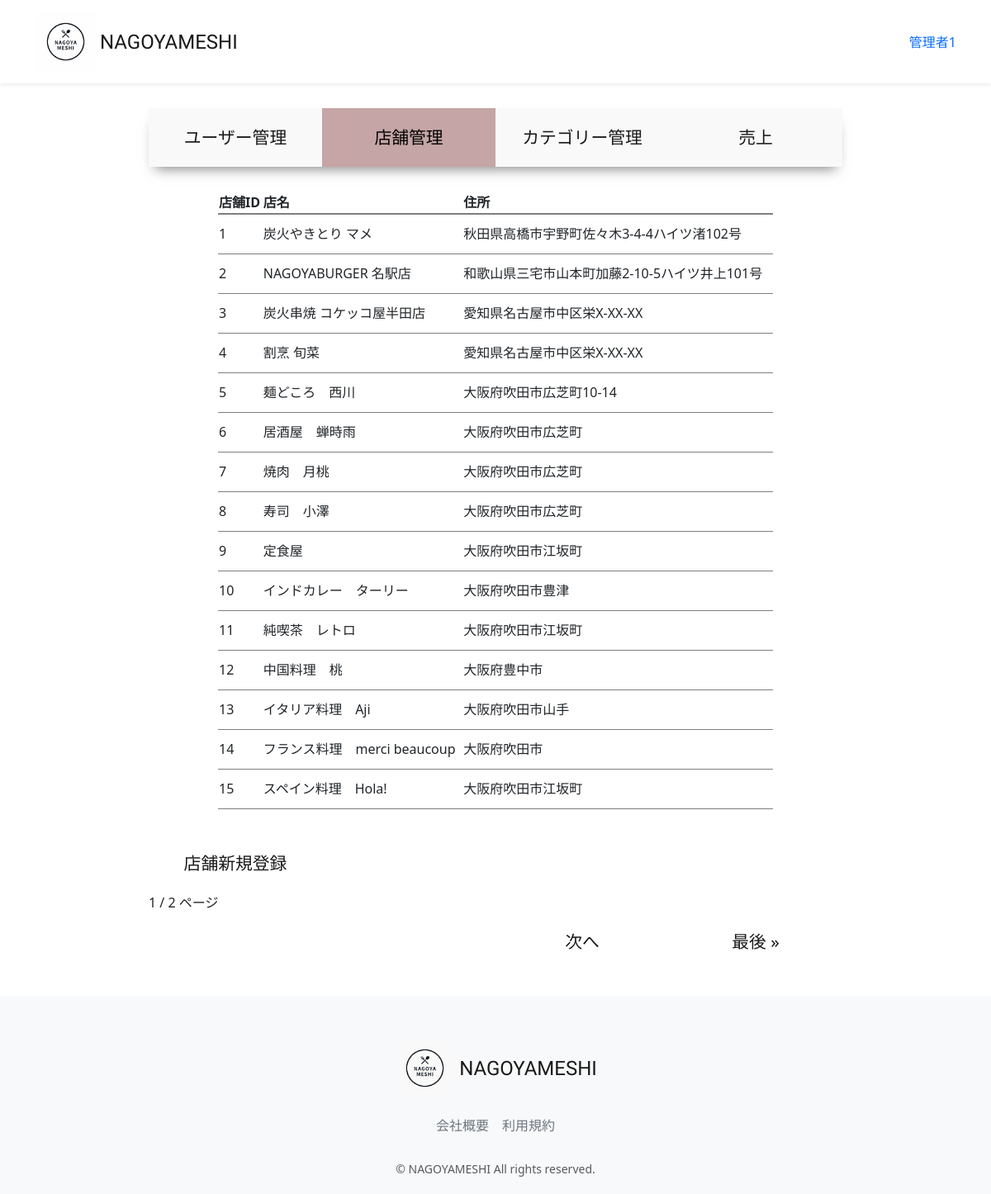
/accounts/management/restaurant-manage-list (signed in), run on the app's committed database.
### accounts/models.py (models this page shows, shortened)
class CustomUser(AbstractUser):
    user_name = models.CharField(max_length=128, null=True, blank=True,verbose_name='ユーザー名')
    hurigana = models.CharField(max_length=128, null=True, blank=True,verbose_name='フリガナ')
    zip_code = models.CharField(max_length=16, null=True, blank=True,verbose_name='郵便番号')
    address = models.CharField(max_length=255, null=True, blank=True,verbose_name='住所')
    phone_number = models.CharField(max_length=20, null=True, blank=True,verbose_name='電話番号')
    birthday = models.CharField(max_length=20, null=True, blank=True,verbose_name='誕生日')
    job = models.CharField(max_length=255, null=True, blank=True,verbose_name='職業')
    is_subscribed = models.BooleanField(default=False, verbose_name='有料会員')
    card_name = models.CharField(max_length=128, null=True, blank=True,verbose_name='カード名義')
    card_number = models.CharField(max_length=128, null=True, blank=True,verbose_name='カード番号')
    class Meta:
        verbose_name_plural = 'CustomUser'

### restaurant/models.py (models this page shows, shortened)
class Restaurant(models.Model):
    name = models.CharField(verbose_name='店舗名', max_length=64)
    description = models.CharField(verbose_name='説明', max_length=128)
    price_min = models.IntegerField(verbose_name="最低金額", default=1000)
    price_max = models.IntegerField(verbose_name="最高金額", default=5000)
    zip_code = models.CharField(verbose_name='郵便番号', max_length=32)
    address = models.CharField(verbose_name='住所', max_length=128)
    business_time = models.CharField(verbose_name='営業時間', max_length=64)
    close_day_of_week = models.CharField(verbose_name='定休日', max_length=32)
    seats_number = models.CharField(verbose_name='座席数', max_length=32)
    category = models.ForeignKey(Category, verbose_name='カテゴリー', on_delete=models.PROTECT)
    rate = models.FloatField(verbose_name='レート', default=0.0)
    review_num = models.IntegerField(verbose_name='レビュー数', default=0)
    reservation_num = models.IntegerField(verbose_name='予約数', default=0)
    photo = models.ImageField(verbose_name='写真', blank=True, null=True)
    created_at = models.DateTimeField(verbose_name='作成日時', auto_now_add=True)
    updated_at = models.DateTimeField(verbose_name='更新日時', auto_now=True)
    class Meta:
        verbose_name_plural = 'Restaurant'

### accounts/views.py (the view)
# urls.py: path("management/restaurant-manage-list",views.ManagementRestaurantListView.as_view(), name="restaurant_manage_list"),
class ManagementRestaurantListView(onlyMnagementUserMixin, generic.ListView):
    template_name = "management/restaurant_manage_list.html"
    model = Restaurant
    paginate_by = 15
    def get_context_data(self, **kwargs):
        context = super().get_context_data(**kwargs)
        context["selected"] = "restaurant"
        return context

### accounts/mixins.py (called while the page is built)
    def test_func(self):
        user = self.request.user
        return user.is_staff

### accounts/templates/management/restaurant_manage_list.html (shortened to what this page needs)
{% extends "management/manage_base.html" %}
{% load static %}
{% block sub_content %}
  <table class="manage_list">
    <thead>
      <th>店舗ID</th>
      <th>店名</th>
      <th>住所</th>
    </thead>
    <tbody>
      {% for restaurant in object_list %}
        <tr onclick="location.href='{% url 'restaurant_update' pk=restaurant.pk %}'">
            <td>{{ restaurant.pk }}</td>
            <td>{{ restaurant.name }}</td>
            <td>{{ restaurant.address }}</td>
        </tr>
      {% endfor %}
    </tbody>
  </table>
  <a class="new" href="{% url 'restaurant_create' %}">店舗新規登録</a><br>
  {{ page_obj.number }} / {{ page_obj.paginator.num_pages }} ページ
      <div class="paginate">
        {% if page_obj.has_next %}
          <a href="?page={{ page_obj.next_page_number }}">次へ</a>
          <a href="?page={{ page_obj.paginator.num_pages }}">最後 &raquo;</a>
        {% endif %}
      </div>
{% endblock %}

### restaurant/templates/layout/base.html (shortened to what this page needs)
{% load static %}
<!DOCTYPE html>
<html lang="ja">
  <head>
      <link href="https://cdn.jsdelivr.net/npm/bootstrap@5.3.3/dist/css/bootstrap.min.css" rel="stylesheet">
      <link href="{% static 'css/nagoyameshi.css' %}" rel="stylesheet">
  </head>
  <body>
    <div id="app" class="wrapper">
      <nav class="navbar navbar-expand-md navbar-light bg-white shadow-sm">
        <div class="container nagoyameshi-container">
          <a class="navbar-brand app-name" href="{% url 'top_page' %}">
            <div class="d-flex align-items-center">
              <img class="nagoyameshi-logo me-1" src="{% static 'images/logo/logo.png' %}" alt="nagoyameshi">NAGOYAMESHI</div>
          </a>
          <div class="collapse navbar-collapse" id="navbarSupportedContent">
            <ul class="navbar-nav ms-auto">
              {% if user.is_subscribed %}
                <li class="nav-item dropdown">
                  <a id="navbarDropdown" class="nav-linkdropdown-toggle" href="#" role="button" data-bs-toggle="dropdown" aria-haspopup="true" aria-expanded="false" v-pre>{{ user.user_name }}</a>
                  <div class="dropdown-menu dropdown-menu-end" aria-labelledby="navbarDropdown">
                    <a class="dropdown-item" href="{% url 'user_detail' user.id %}">会員情報</a>
                    <a class="dropdown-item" href="{% url 'reservation_list' %}">予約一覧</a>
                    <a class="dropdown-item" href="{% url 'favorite_list' %}">お気に入り一覧</a>
                    <a class="dropdown-item" href="{% url 'subscribe_payment' %}">お支払い方法</a>
                    <a class="dropdown-item" href="{% url 'subscribe_cancel' %}">有料プラン解約</a>
                      {% if user.is_staff %}
                        <a class ="dropdown-item"  href="{% url 'user_list' %}">サイト管理</a>
                      {% endif %}
                    <div class="dropdown-divider"></div>
                    <a class="dropdown-item" href="{% url 'account_logout' %}">ログアウト</a>
                  </div>
                </li>
              {% else %}
                {% if user.is_authenticated %}
                  <li class="nav-item dropdown">
                    <a id="navbarDropdown" class="nav-linkdropdown-toggle" href="#" role="button" data-bs-toggle="dropdown" aria-haspopup="true" aria-expanded="false" v-pre>{{ user.user_name }}</a>
                 </li>
                {% endif %}
              {% endif %}
            </ul>
          </div>
        </div>
      </nav>
    {% block content %}
    {% endblock %}
      <footer class="bg-light">
        <div class="d-flex justify-content-center footer-logo">
            <a class="navbar-brand app-name" href="{% url 'top_page' %}">
              <div class="d-flex align-items-center"><img class="nagoyameshi-logo me-1" src="{% static 'images/logo/footer_logo.png' %}" alt="nagoyameshi">NAGOYAMESHI</div>
            </a>
        </div>
        <div class="d-flex justify-content-center footer-link">
          <a href="{% url 'company_page' %}" class="link-secondary me-3">会社概要</a>
          <a href="{% url 'terms_page' %}" class="link-secondary">利用規約</a>
        </div>
        <p class="text-center text-muted small mb-0">&copy; NAGOYAMESHI All rights reserved.</p>
      </footer>
      </div>
  </body>
</html>

### static/css/nagoyameshi.css (style rules this page uses)
.wrapper { min-height: 100vh; position: relative; padding-bottom: 240px; box-sizing: border-box; }
.nagoyameshi-logo { height: 75px; }
.app-name { font-family: 'Carter One', cursive; font-size: 24px; color: #191919; }
footer { width: 100%; height: 240px; position: absolute; bottom: 0; padding: 50px 15px; }
.footer-logo { margin-bottom: 20px; }
.footer-link { margin-bottom: 30px; }
a { text-decoration: none !important; }
.manage_main a { display: inline-block; width: 25%; height: 100%; text-align: center; font-size: 1.3rem; color: #191919; padding: 20px 20px; }
.manage_list { width: 80%; margin: 30px auto; }
.manage_list thead { border-bottom: 2px solid rgba(0, 0, 0, 0.5); }
.manage_list tbody tr { border-bottom: 1px solid rgba(0, 0, 0, 0.5); height: 3em; }
.new { display: block; padding:0px 0px 20px 500px; }
.paginate { display:flex; justify-content: right; }

### data on the page
CustomUser: user_name "管理者1"
Restaurant: pk "1", name "炭火やきとり マメ", address "秋田県高橋市宇野町佐々木3-4-4ハイツ渚102号"
Restaurant: pk "2", name "NAGOYABURGER 名駅店", address "和歌山県三宅市山本町加藤2-10-5ハイツ井上101号"
Restaurant: pk "3", name "炭火串焼 コケッコ屋半田店", address "愛知県名古屋市中区栄X-XX-XX"
Restaurant: pk "4", name "割烹 旬菜", address "愛知県名古屋市中区栄X-XX-XX"
Restaurant: pk "5", name "麺どころ 西川", address "大阪府吹田市広芝町10-14"
Restaurant: pk "6", name "居酒屋 蝉時雨", address "大阪府吹田市広芝町"
Restaurant: pk "7", name "焼肉 月桃", address "大阪府吹田市広芝町"
Restaurant: pk "8", name "寿司 小澤", address "大阪府吹田市広芝町"
Restaurant: pk "9", name "定食屋", address "大阪府吹田市江坂町"
Restaurant: pk "10", name "インドカレー ターリー", address "大阪府吹田市豊津"
Restaurant: pk "11", name "純喫茶 レトロ", address "大阪府吹田市江坂町"
Restaurant: pk "12", name "中国料理 桃", address "大阪府豊中市"
Restaurant: pk "13", name "イタリア料理 Aji", address "大阪府吹田市山手"
Restaurant: pk "14", name "フランス料理 merci beaucoup", address "大阪府吹田市"
Restaurant: pk "15", name "スペイン料理 Hola!", address "大阪府吹田市江坂町"

### other printed values
{{ page_obj.number }} "1"
{{ page_obj.paginator.num_pages }} "2"
